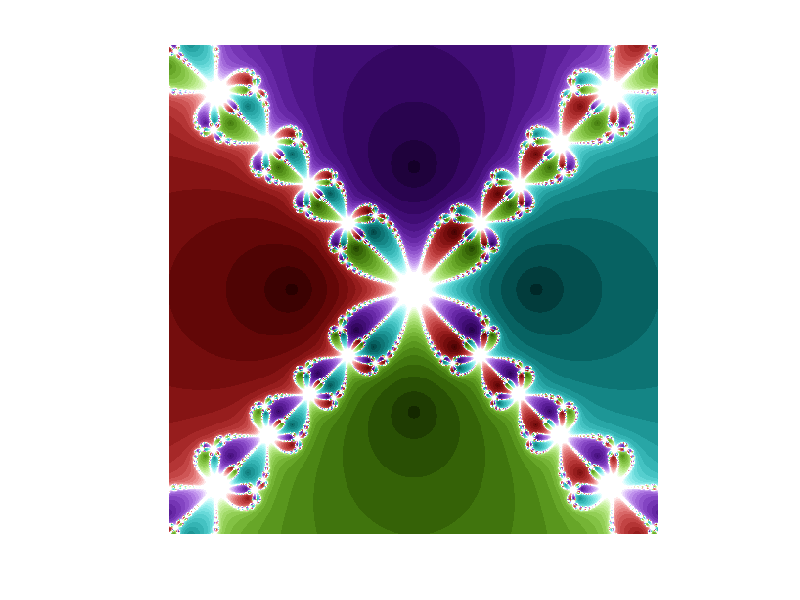

The MATLAB script that drew this image:
clear;

n = 500;
minx = -2;
maxx = 2;
miny = -2;
maxy = 2;
kmax = 20;
epstol = 10^-4;

% Funktion und Newton-Iteration
m = 4 % m-te Einheitswurzeln als Nullstellen
f = @(z) z.^m - 1;
iter = @(z) ((m-1).*z + z.^-(m-1))./m;

% Matrix mit Startwerten aufbauen
Z = complex(meshgrid(minx:(maxx-minx)/(n-1):maxx), -meshgrid(miny:(maxy-miny)/(n-1):maxy)');
im = zeros(n,n,3);
im(:,:,3) = ones(n, n); % Weiß


k = 0;
conv = zeros(n,n); % (bool) Wert unter der Toleranzgrenze
while k <= kmax
	conv_old = conv;
	conv = (abs(f(Z)) < epstol);
	% Maske derjenigen Pixel, die in diesem Schritt unter die Toleranz fallen
	mask = conv - conv_old; 

	% Farbwert als Argument der komplexen Zahl
	hue = conv .* ((angle(Z) + pi) ./ (2*pi));
	light = conv .* (k / kmax) * (pi/2);

	im(:,:,1) = hue;
	im(:,:,2) = im(:,:,2) .* (1 - mask) + cos(light) .* mask;
	im(:,:,3) = im(:,:,3) .* (1 - mask) + sin(light) .* mask;

	%imshow(hsv2rgb(im));
	%drawnow();

	Z = iter(Z);
	k = k + 1;
end

im = hsv2rgb(im);
imshow(im);
imwrite(im, 'fraktal.png');
